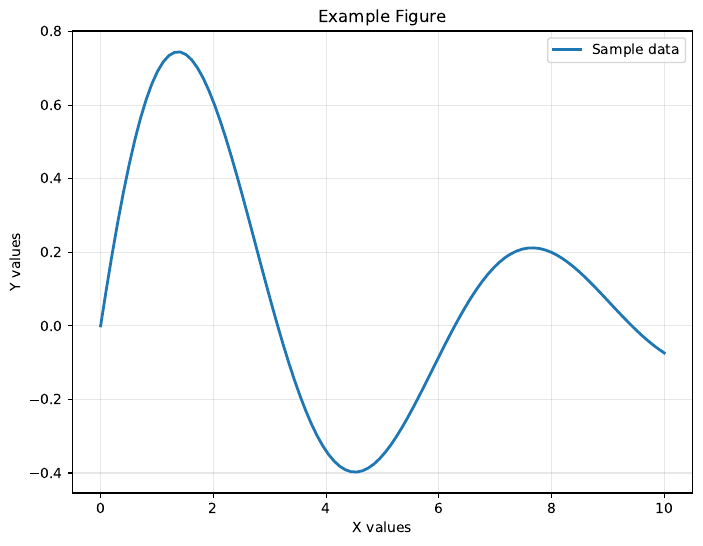

Recreate this plot in Python.
#!/usr/bin/env python3
"""Figure__example: Example figure generation script for the template.

This script demonstrates how to create figures programmatically.
"""

import matplotlib

matplotlib.use("Agg")  # Use non-interactive backend

import matplotlib.pyplot as plt
import numpy as np

# Files will be saved directly to the current working directory

# Generate sample data
x = np.linspace(0, 10, 100)
y = np.sin(x) * np.exp(-x / 5)

# Create the plot
plt.figure(figsize=(8, 6))
plt.plot(x, y, linewidth=2, label="Sample data")
plt.xlabel("X values")
plt.ylabel("Y values")
plt.title("Example Figure")
plt.legend()
plt.grid(True, alpha=0.3)

# Save only as PDF
plt.savefig("Figure__example.pdf", format="pdf", bbox_inches="tight")
plt.close()

print("Figure__example.pdf generated successfully!")
